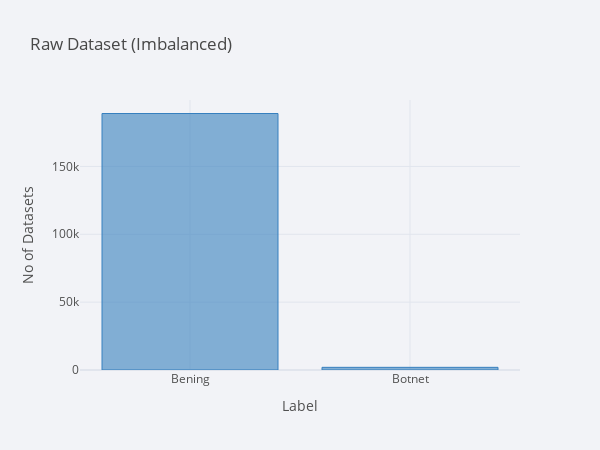

Notebook source saved alongside this figure:
### Code cell
labels = ['Bening', 'Botnet']
count_bot=y_[y_.Label==1]
count_benign=y_[y_.Label==0]
counts = [count_benign.shape[0],count_bot.shape[0]]
state={'Labels':labels,'State':counts}
show_datasts=pd.DataFrame.from_dict(state)
cfs.set_config_file(sharing='Public',theme='polar',offline=True)
benign_bot_status=show_datasts.set_index('Labels')
benign_bot_status.iplot(kind='bar',color=['blue','red'],xTitle="Label",yTitle="No of Datasets",dimensions=(600,450),
                        title='Raw Dataset (Imbalanced)',bargap=0.2,sortbars=True)
balance_check=(count_benign.shape[0]/(count_benign.shape[0]+count_bot.shape[0]))*100
print('Ration of Bot to benign: %.2f'%balance_check,'%')

### Figure 1 — Plotly figure (JSON) as saved in the notebook; plotly's stock layout.template omitted (floating-point values rounded to 4 significant figures)
{"data": [{"marker": {"color": "rgba(55, 128, 191, 0.6)", "line": {"color": "rgba(55, 128, 191, 1.0)", "width": 1}}, "name": "State", "orientation": "v", "text": "", "type": "bar", "x": ["Bening", "Botnet"], "y": [188955, 1956]}], "layout": {"bargap": 0.2, "height": 450, "legend": {"bgcolor": "#F2F3F7", "font": {"color": "#505050"}}, "paper_bgcolor": "#F2F3F7", "plot_bgcolor": "#F2F3F7", "title": {"font": {"color": "#484848"}, "text": "Raw Dataset (Imbalanced)"}, "width": 600, "xaxis": {"gridcolor": "#E1E5ED", "showgrid": true, "tickfont": {"color": "#505050"}, "title": {"font": {"color": "#505050"}, "text": "Label"}, "zerolinecolor": "#E1E5ED"}, "yaxis": {"gridcolor": "#E1E5ED", "showgrid": true, "tickfont": {"color": "#505050"}, "title": {"font": {"color": "#505050"}, "text": "No of Datasets"}, "zerolinecolor": "#E1E5ED"}}}
